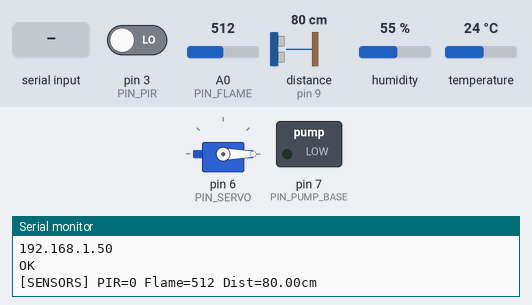
The sketch below on a simulated Arduino Uno, built with avr-gcc and run on an emulated ATmega328P. Parts: servo, switched loads named in the sketch (green lamp = pin HIGH), the last lines printed to the serial monitor. Wiring (inferred from the names in the program): ultrasonic range finder: trigger pin 8; echo pin 9. Inputs (shaded band) come from the test bench; at power-on: A0 (PIN_FLAME) = 512, pin 3 (PIN_PIR) LOW, distance to the obstacle (sensor on pin 9) 80 cm, humidity 55 %, temperature 24 °C. The echo pulse lasts 58.3 µs per cm; the modem accepts every AT command (registered, SIM ready, sends succeed) and sends nothing else; pins used as bus, display or sensor lines are not drawn.

Above: at 3.4 s.
3.5 s: A0 (PIN_FLAME) set to 390
5.7 s: pin 3 (PIN_PIR) driven HIGH
At 7.2 s:
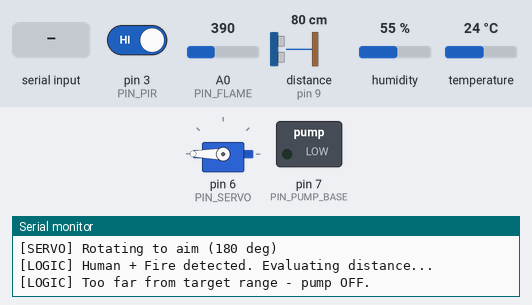
7.7 s: distance to the obstacle (sensor on pin 9) set to 2 cm
11.8 s: "OK" received over the second serial link
21.5 s: "ALREADY" received over the second serial link
24.7 s: A0 (PIN_FLAME) set to 416
At 27.3 s:
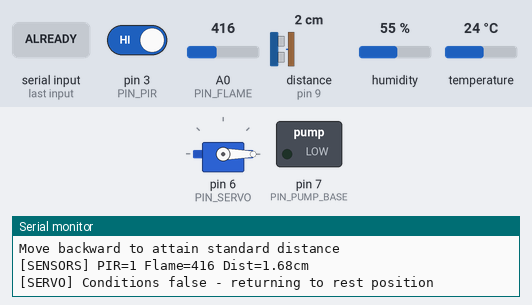
Timing chart, 0 to 28.8 s (numbered marks = the images above; inputs shaded):
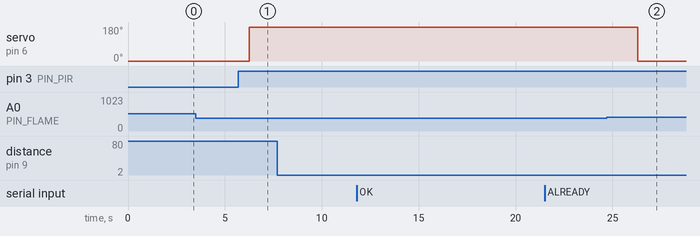

Measured:
- the behaviour switches between 399 and 400 on A0 (PIN_FLAME) (found by bisection; images 1 and 2)
- after the input at 5.7 s, servo on pin 6 (PIN_SERVO): 0° → 180° after 0.56 s
- after the input at 24.7 s, servo on pin 6 (PIN_SERVO): 180° → 0° after 1.6 s

The sketch:

extinguisher_robot.ino
```cpp
/*
  =====================================================================
  FIRE EXTINGUISHER ROBOT - STEP 1  (FIXED)
  Central Logic + Static Sensor Integration (no chassis/drive motors)
  Board: Arduino Uno
  =====================================================================

  WIRING SUMMARY (see companion wiring guide for full detail):
    PIR OUT              -> D3
    DHT11 DATA           -> D2  (10k pull-up to 5V if not on breakout)
    Servo signal         -> D6  (servo power from EXTERNAL battery, not Arduino 5V)
    NPN base (pump)      -> D7  (via 1k resistor)
    HC-SR04 TRIG         -> D8
    HC-SR04 ECHO         -> D9
    ESP8266 TX           -> D10 (Arduino RX)
    Arduino TX (D11)     -> ESP8266 RX (THROUGH VOLTAGE DIVIDER, 5V->3.3V)
    Flame sensor node    -> A0  (reverse-biased photodiode + 10k pull-up to 5V)

  Flame sensor logic: with this wiring, MORE fire intensity = LOWER analog
  reading. Recalibrate FLAME_THRESHOLD to your actual sensor/lighting.

  =====================================================================
  WHAT WAS ACTUALLY BROKEN (compared against your working succy2.ino):
  =====================================================================
  1) SERVO vs SOFTWARESERIAL TIMER CONFLICT (root cause of failed sends)
     succy2.ino never uses Servo.h. This file calls pipeServo.attach()
     once in setup() and leaves it attached FOREVER. The AVR Servo
     library hijacks Timer1 and fires a compare-match interrupt every
     ~20ms for as long as a servo is attached. SoftwareSerial at
     115200 baud needs to sample each bit within ~8.7 microseconds -
     any interrupt jitter from that Servo ISR landing mid-byte is
     enough to corrupt what the ESP8266 sends back (or what it
     receives), which silently breaks the AT-command / CIPSEND
     handshake even though WiFi/TCP itself is fine. That's exactly why
     "same connection, same credentials" behaved differently between
     the two sketches - succy2 has no servo running.
     FIX: detach the servo right before starting a ThingSpeak
     transaction and re-attach it afterward, so Timer1 stays quiet
     during the critical serial window.

  2) TWO DIFFERENT API KEYS IN THE FILE
     const char* TS_API_KEY = "W46Q562TBG473MR7"; //  87JKK48RA4ITOD9F
     Only one of these was active; the other sat commented out. If the
     active one is wrong (or is a Read key instead of a Write key),
     the ESP still connects over TCP fine (looks "connected" on your
     router) but ThingSpeak silently rejects the write and returns "0"
     instead of an entry id - indistinguishable from a code bug unless
     you actually look at the response body. Per your instructions I
     left the currently active key untouched, but added logging of the
     raw ThingSpeak response so you can see immediately whether it's
     accepting or rejecting the write. >>> Please double check which
     of those two strings is your channel's actual Write API Key. <<<

  3) UNBOUNDED RX BUFFER / NO FAIL-FAST ON TCP ERRORS
     espRxBuffer was never trimmed while the state machine was idle,
     and ESP_CIPSTART only checked for success, never for "ERROR" /
     "CLOSED" - a failed TCP connect just silently burned the full
     4-second timeout instead of failing fast and telling you why.
     FIX: buffer is now capped, and CIPSTART failures are detected and
     logged immediately.
  =====================================================================
*/

#include <DHT.h>
#include <Servo.h>
#include <SoftwareSerial.h>

// ================= PIN DEFINITIONS =================
#define PIN_PIR         3
#define PIN_DHT         2
#define PIN_SERVO       6
#define PIN_PUMP_BASE   7
#define PIN_TRIG        8
#define PIN_ECHO        9
#define PIN_ESP_RX      10   // Arduino RX  <-- ESP8266 TX
#define PIN_ESP_TX      11   // Arduino TX  --> ESP8266 RX (via divider)
#define PIN_FLAME       A0

#define DHTTYPE DHT11

// ================= THRESHOLDS (calibrate per Part 2 of the guide) =================
int         FLAME_THRESHOLD = 400;   // below this raw value = active fire
const float DIST_MIN_CM     = 4.5;   // engagement window lower bound
const float DIST_MAX_CM     = 5.5;   // engagement window upper bound
const int   SERVO_AIM_ANGLE  = 180;
const int   SERVO_REST_ANGLE = 0;

// ================= NON-BLOCKING TIMING =================
const unsigned long SENSOR_INTERVAL     = 2000;
const unsigned long DHT_INTERVAL        = 4000;
const unsigned long THINGSPEAK_INTERVAL = 20000; // ThingSpeak free tier min ~15s

unsigned long lastSensorRead = 0;
unsigned long lastDHTRead    = 0;
unsigned long lastThingSpeak = 0;

// ================= THINGSPEAK / WIFI CONFIG (unchanged, per your request) =================
const char* WIFI_SSID  = "melon";
const char* WIFI_PASS  = "vyron123";
const char* TS_API_KEY = "W46Q562TBG473MR7"; //  87JKK48RA4ITOD9F  <-- VERIFY which is the real Write API Key
const char* TS_HOST    = "api.thingspeak.com";

const unsigned long ESP_BAUD = 115200; // must match your module's actual baud
bool wifiConnected = false;

// ================= GLOBAL STATE =================
DHT dht(PIN_DHT, DHTTYPE);
Servo pipeServo;
SoftwareSerial espSerial(PIN_ESP_RX, PIN_ESP_TX);

bool  humanPresent      = false;
int   flameRaw          = 1023;
bool  fireActive        = false;
float distanceCM        = -1;
float temperatureC      = 0;
float humidityPct       = 0;
bool  pumpOn            = false;
unsigned long fireCount = 0;
int   currentServoAngle = SERVO_REST_ANGLE;
bool  servoAttached     = false;

// ---- ESP8266 non-blocking state machine ----
enum EspState {
  ESP_IDLE,
  ESP_CIPSTART,
  ESP_SEND_CMD,
  ESP_WAIT_SEND_PROMPT,
  ESP_WAIT_RESPONSE
};
EspState espState = ESP_IDLE;
bool espBusy = false;
unsigned long espStateTimer = 0;
String espRxBuffer = "";
String espPayload = "";

const size_t ESP_RX_BUFFER_CAP = 300; // guard against unbounded growth on the Uno's 2KB SRAM

// =====================================================================
void setup() {
  Serial.begin(9600);
  espSerial.begin(ESP_BAUD);
  dht.begin();

  pinMode(PIN_PIR, INPUT);
  pinMode(PIN_TRIG, OUTPUT);
  pinMode(PIN_ECHO, INPUT);
  pinMode(PIN_PUMP_BASE, OUTPUT);
  digitalWrite(PIN_PUMP_BASE, LOW);

  // Servo is attached on demand now (see setServoAttached()) so that its
  // Timer1 ISR isn't running while we're not actively driving it -
  // this also keeps it quiet by default during ESP telemetry windows.
  setServoAttached(true);
  pipeServo.write(SERVO_REST_ANGLE);

  Serial.println(F("=== Fire Extinguisher Robot - Step 1 Boot ==="));
  connectWiFi();
}

// =====================================================================
void loop() {
  unsigned long now = millis();

  if (now - lastSensorRead >= SENSOR_INTERVAL) {
    lastSensorRead = now;
    checkSensors();
    handleFireLogic();
  }

  if (now - lastDHTRead >= DHT_INTERVAL) {
    lastDHTRead = now;
    readDHT();
  }

  if (now - lastThingSpeak >= THINGSPEAK_INTERVAL && !espBusy) {
    lastThingSpeak = now;
    if (wifiConnected) {
      beginThingSpeakUpdate();
    } else {
      Serial.println(F("[ESP] Skipping telemetry - WiFi not connected."));
    }
  }

  serviceEspStateMachine();
}

// =====================================================================
// SERVO HELPERS
// =====================================================================
// Detach while idle / while talking to the ESP so its Timer1 interrupt
// doesn't jitter SoftwareSerial's bit sampling at 115200 baud. Re-attach
// only when we actually need to move it.
void setServoAttached(bool attach) {
  if (attach && !servoAttached) {
    pipeServo.attach(PIN_SERVO);
    servoAttached = true;
  } else if (!attach && servoAttached) {
    pipeServo.detach();
    servoAttached = false;
  }
}

// =====================================================================
// SENSOR READING
// =====================================================================
void checkSensors() {
  humanPresent = digitalRead(PIN_PIR) == HIGH;
  flameRaw = analogRead(PIN_FLAME);
  distanceCM = readDistanceCM();

  Serial.print(F("[SENSORS] PIR="));
  Serial.print(humanPresent);
  Serial.print(F(" Flame="));
  Serial.print(flameRaw);
  Serial.print(F(" Dist="));
  Serial.print(distanceCM);
  Serial.println(F("cm"));
}

float readDistanceCM() {
  digitalWrite(PIN_TRIG, LOW);
  delayMicroseconds(2);
  digitalWrite(PIN_TRIG, HIGH);
  delayMicroseconds(10);
  digitalWrite(PIN_TRIG, LOW);

  long duration = pulseIn(PIN_ECHO, HIGH, 30000UL);
  if (duration == 0) return -1;
  return duration * 0.0343 / 2.0;
}

void readDHT() {
  float h = dht.readHumidity();
  float t = dht.readTemperature();
  if (isnan(h) || isnan(t)) {
    Serial.println(F("[DHT] Read failed"));
    return;
  }
  humidityPct = h;
  temperatureC = t;

  Serial.print(F("[DHT] Temp="));
  Serial.print(temperatureC);
  Serial.print(F("C Hum="));
  Serial.print(humidityPct);
  Serial.println(F("%"));
}

// =====================================================================
// FIRE / HUMAN ENGAGEMENT LOGIC
// =====================================================================
void handleFireLogic() {
  bool wasFireActive = fireActive;
  fireActive = flameRaw < FLAME_THRESHOLD;

  if (fireActive && !wasFireActive) {
    fireCount++;
    Serial.print(F("[FIRE] New fire event detected. Count="));
    Serial.println(fireCount);
  }

  bool engageCondition = humanPresent && fireActive;

  if (engageCondition) {
    // Servo aims as soon as human+fire are both true, and STAYS aimed
    // through every distance sub-case below. It only returns to rest
    // in the else branch, once engageCondition itself goes false.
    setServoAttached(true);
    if (currentServoAngle != SERVO_AIM_ANGLE) {
      Serial.println(F("[SERVO] Rotating to aim (180 deg)"));
      pipeServo.write(SERVO_AIM_ANGLE);
      currentServoAngle = SERVO_AIM_ANGLE;
    }

    Serial.println(F("[LOGIC] Human + Fire detected. Evaluating distance..."));

    if (distanceCM < 0) {
      Serial.println(F("[LOGIC] Invalid distance reading - holding pump OFF."));
      setPump(false);
    } else if (distanceCM >= DIST_MIN_CM && distanceCM <= DIST_MAX_CM) {
      Serial.println(F("ALERT!! DANGER - TAKE OFF FIRE"));
      setPump(true);
    } else if (distanceCM < DIST_MIN_CM) {
      Serial.println(F("Move backward to attain standard distance"));
      setPump(false);
    } else {
      Serial.println(F("[LOGIC] Too far from target range - pump OFF."));
      setPump(false);
    }
  } else {
    setPump(false);
    if (currentServoAngle != SERVO_REST_ANGLE) {
      pipeServo.write(SERVO_REST_ANGLE);
      currentServoAngle = SERVO_REST_ANGLE;
      Serial.println(F("[SERVO] Conditions false - returning to rest position"));
    }
    // Nothing engaged and servo is back at rest - free up Timer1 so it
    // isn't fighting SoftwareSerial during the next ThingSpeak send.
    if (!espBusy) {
      setServoAttached(false);
    }
  }
}

void setPump(bool on) {
  if (pumpOn == on) return;
  pumpOn = on;
  digitalWrite(PIN_PUMP_BASE, on ? HIGH : LOW);
  Serial.print(F("[PUMP] "));
  Serial.println(on ? F("ON") : F("OFF"));
}

// =====================================================================
// WIFI / THINGSPEAK (ESP8266 AT firmware)
// =====================================================================
void connectWiFi() {
  Serial.println(F("[ESP] Initializing..."));

  sendATSetupCommand("AT+RST", "ready", 3000);
  delay(2000);
  sendATSetupCommand("AT+CWMODE=1", "OK", 1000);
  sendATSetupCommand("AT+CIPMUX=0", "OK", 1000); // single-connection mode, required for CIPSTART without a link ID

  String cmd = String("AT+CWJAP=\"") + WIFI_SSID + "\",\"" + WIFI_PASS + "\"";
  wifiConnected = sendATSetupCommand(cmd.c_str(), "OK", 12000);

  if (wifiConnected) {
    Serial.println(F(">>> WiFi CONNECTED <<<"));
    sendATSetupCommand("AT+CIFSR", "OK", 2000); // confirm IP printed above isn't 0.0.0.0
  } else {
    Serial.println(F(">>> WiFi CONNECTION FAILED - check SSID/PASS and ESP_BAUD <<<"));
  }
}

bool sendATSetupCommand(const char* cmd, const char* expected, unsigned long timeout) {
  espSerial.println(cmd);
  Serial.print(F("[ESP][TX] "));
  Serial.println(cmd);

  String response = "";
  unsigned long start = millis();
  while (millis() - start < timeout) {
    while (espSerial.available()) {
      char c = espSerial.read();
      Serial.write(c);
      response += c;
      if (response.indexOf(expected) != -1) {
        delay(20);
        while (espSerial.available()) Serial.write(espSerial.read());
        return true;
      }
    }
  }
  return false;
}

// Kicks off a non-blocking telemetry send.
void beginThingSpeakUpdate() {
  if (espState != ESP_IDLE) return;

  // Make sure Timer1 is free of the Servo ISR for the entire transaction -
  // this is the fix for the corrupted-response bug described at the top
  // of this file. We restore the servo's last commanded position when the
  // transaction finishes (see ESP_WAIT_RESPONSE below).
  setServoAttached(false);

  espBusy = true;
  espRxBuffer = "";

  espPayload = String("GET /update?api_key=") + TS_API_KEY +
               "&field1=" + String(temperatureC) +
               "&field2=" + String(fireCount) +
               "&field3=" + String(distanceCM) +
               "&field4=" + String(pumpOn ? 1 : 0) +
               "&field5=" + String(flameRaw) +
               " HTTP/1.1\r\n" +
               "Host: " + TS_HOST + "\r\n" +
               "Connection: close\r\n\r\n";

  String startCmd = String("AT+CIPSTART=\"TCP\",\"") + TS_HOST + "\",80";
  Serial.print(F("[ESP][TX] "));
  Serial.println(startCmd);
  espSerial.println(startCmd);

  espState = ESP_CIPSTART;
  espStateTimer = millis();
}

void pollEspSerial() {
  while (espSerial.available()) {
    char c = espSerial.read();
    espRxBuffer += c;
    Serial.write(c);
  }
  // Guard against unbounded growth (e.g. unsolicited ESP chatter while
  // ESP_IDLE) eating into the Uno's 2KB of SRAM over a long uptime.
  if (espState == ESP_IDLE && espRxBuffer.length() > 0) {
    espRxBuffer = "";
  } else if (espRxBuffer.length() > ESP_RX_BUFFER_CAP) {
    espRxBuffer = espRxBuffer.substring(espRxBuffer.length() - ESP_RX_BUFFER_CAP);
  }
}

void serviceEspStateMachine() {
  pollEspSerial();

  switch (espState) {
    case ESP_IDLE:
      break;

    case ESP_CIPSTART:
      if (espRxBuffer.indexOf("OK") != -1 || espRxBuffer.indexOf("ALREADY") != -1) {
        espRxBuffer = "";
        String sendCmd = String("AT+CIPSEND=") + espPayload.length();
        Serial.print(F("[ESP][TX] "));
        Serial.println(sendCmd);
        espSerial.println(sendCmd);
        espState = ESP_WAIT_SEND_PROMPT;
        espStateTimer = millis();
      } else if (espRxBuffer.indexOf("ERROR") != -1 || espRxBuffer.indexOf("CLOSED") != -1) {
        // Fail fast instead of burning the full timeout when the module
        // has already told us the connect failed.
        Serial.println(F("[ESP] CIPSTART returned ERROR/CLOSED - aborting this telemetry cycle."));
        espRxBuffer = "";
        espState = ESP_IDLE;
        espBusy = false;
        restoreServoAfterEspTransaction();
      } else if (millis() - espStateTimer > 4000) {
        Serial.println(F("[ESP] CIPSTART timeout - aborting this telemetry cycle."));
        espRxBuffer = "";
        espState = ESP_IDLE;
        espBusy = false;
        restoreServoAfterEspTransaction();
      }
      break;

    case ESP_WAIT_SEND_PROMPT:
      if (espRxBuffer.indexOf(">") != -1) {
        Serial.print(F("[ESP][TX] "));
        Serial.println(espPayload);
        espSerial.print(espPayload);
        espRxBuffer = "";
        espState = ESP_WAIT_RESPONSE;
        espStateTimer = millis();
      } else if (millis() - espStateTimer > 3000) {
        Serial.println(F("[ESP] Send-prompt timeout - aborting this telemetry cycle."));
        espState = ESP_IDLE;
        espBusy = false;
        restoreServoAfterEspTransaction();
      }
      break;

    case ESP_WAIT_RESPONSE:
      if (millis() - espStateTimer > 3000) {
        if (espRxBuffer.indexOf("200 OK") != -1) {
          Serial.println(F("[ESP] >>> ThingSpeak confirmed 200 OK <<<"));
        } else {
          Serial.println(F("[ESP] >>> No 200 OK - response was: <<<"));
          Serial.println(espRxBuffer);
        }
        // Diagnostic for bug #2 above: ThingSpeak's HTTP body is the entry
        // id (e.g. "1234") on success, or "0" if the write was rejected
        // (most commonly a wrong/expired API key). Watch this line.
        Serial.print(F("[ESP] ThingSpeak body suggests: "));
        if (espRxBuffer.indexOf("\r\n\r\n0") != -1 || espRxBuffer.endsWith("0")) {
          Serial.println(F("write REJECTED (check TS_API_KEY - see header comment)."));
        } else {
          Serial.println(F("write likely accepted."));
        }

        espSerial.println("AT+CIPCLOSE");
        espRxBuffer = "";
        espState = ESP_IDLE;
        espBusy = false;
        restoreServoAfterEspTransaction();
      }
      break;

    default:
      espState = ESP_IDLE;
      espBusy = false;
      restoreServoAfterEspTransaction();
      break;
  }
}

// Re-attach the servo (if the current fire/human logic still wants it
// aimed) now that the ESP transaction is done and Timer1 is safe to use
// again.
void restoreServoAfterEspTransaction() {
  if (currentServoAngle == SERVO_AIM_ANGLE) {
    setServoAttached(true);
    pipeServo.write(SERVO_AIM_ANGLE);
  }
  // else: leave it detached at rest until handleFireLogic() needs it again.
}
```
